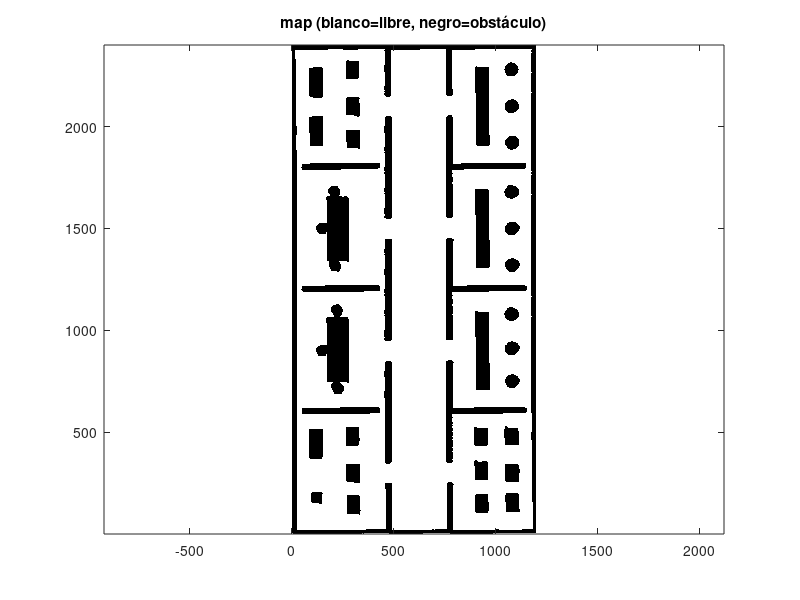

Here is the MATLAB script that generated this plot:
dt = 0.1;
T_max = 40;

robotName = 'Marvin';
laserName = 'LMS100';

goal_poses = [
    10,  10, 0;
    18,  18, pi/2;
    17,  3, pi/2;
    25,  18.5, pi;
    22,  3, 0;
    32,  16.5, pi/2;
    32,  5, pi/2;
    5.5,  5.5, pi;
];

sensor_y_offset = 0.1;

mission_params.hold_time = 5.0;      % segundos
mission_params.goal_tol  = 0.25;     % m (tolerancia para “llegué al goal”)
mission_params.th_tol    = deg2rad(20); % opcional, tolerancia angular
planner_params.hold_time = 10;   % segundos de espera en cada goal (entre segmentos)

Xmax = 40; 
Ymax = 20;

S = load('models/Factory_Map_2026_G1.mat'); % Cargar mapa de /model
fn = fieldnames(S);
bin = S.(fn{1});

% bin==0 es obstáculo  -> map: 1 libre, 0 obstáculo
map = double(bin ~= 0);

% Queremos filas = X (alto=40m) y cols = Y (ancho=20m)
if size(map,1) < size(map,2)
    map = map';     % "para" el mapa (lo pone como tu foto correcta)
end

% X=0 abajo (porque MATLAB pone fila 1 arriba)
%map = flipud(map);

planner_params.Xmax = Xmax;
planner_params.Ymax = Ymax;


figure; imagesc(map); axis equal tight; colormap gray;
title('map (blanco=libre, negro=obstáculo)');
set(gca,'YDir','normal');


ROBOT_TYPE = 'DIFFERENTIAL';
PLANNER_TYPE = 'A*';
ESTIMATOR_TYPE = 'EKF';
CONTROLLER_TYPE = 'PID';
SENSOR_TYPE = 'BEACONS';
CONTROLLER_TYPE2 = 'REACTIVE';

switch ROBOT_TYPE
    case 'DIFFERENTIAL'
        robot_params.sensor_y_offset = 0.1;
        f_robot = @differential_robot;
end

switch PLANNER_TYPE
    case 'A*'
        planner_params.resolution = 0.01;

        planner_params.origin_x = 0;     % coordenada mundo del píxel (col=cols)
        planner_params.origin_y = 0;     % coordenada mundo del píxel (row=rows)
        planner_params.debug = true;

        planner_params.lethal_radius = 0.08;   % colisión real (lo que antes era inflate_radius)
        planner_params.cost_gain     = 80; % penalización cerca de obstáculo
        planner_params.max_iterations = 3000000; % más realista que 1000
        f_planner = @a_star;                   % queda igual
end

switch CONTROLLER_TYPE
    case 'PID'
        controller_params.Kp_v = 1.5;
        controller_params.Kp_w = 1.3;
        f_controller = @ctrl_pid;
end


switch CONTROLLER_TYPE2
    case 'REACTIVE'
        % -------- Reactive (LaserData) params --------
        reactive_params.range_min = 0.05;
        reactive_params.range_max = 10.0;
        reactive_params.w_escape = 1.2;   % giro fuerte en emergencia

        % LMS100 típico: ~270° y 541 medidas (depende de xml)
        % Si no estás segura, empieza con [-pi/2, pi/2] y ajusta
        reactive_params.ang_min = -3*pi/4;
        reactive_params.ang_max =  3*pi/4;
        
        reactive_params.front_half_angle = deg2rad(35);  % +/- 20° frente
        reactive_params.side_angle       = deg2rad(100);  % costados
        
        reactive_params.d_slow = 1.30;   % empieza a reaccionar
        reactive_params.d_stop = 0.45;   % se para si está muy cerca
        
        reactive_params.v_slow = 0.15;  % velocidad "de seguridad"
        
        reactive_params.k_w = 0.9;      % giro evasivo
        
        reactive_params.v_min = -0.15;
        reactive_params.v_max = 0.6;    % ajusta a tu robot
        reactive_params.w_max = 1.8;
        
        reactive_params.d_min = 0.80;      % 0.8 distancia mínima deseada (seguridad)
        
        
        reactive_params.escape_steps = 12; % 12 pasos * dt=0.1 => 1.2s escapando
        reactive_params.v_back = -0.08;    % retroceso suave (m/s) para despegarse
        


end 
        

switch ESTIMATOR_TYPE
    case 'EKF'
        % estimator_params.Q = diag([2.2188e-05,9.6568e-07]);
        % estimator_params.R = diag([2.5018e-04,3.7769e-04]);
        estimator_params.Q = diag([2.2188e-05,9.6568e-07]);
        estimator_params.R = diag([0.1,0.1]);
        estimator_params.sensor_y_offset = sensor_y_offset;
        f_estimator = @ekf;
end

switch SENSOR_TYPE
    case 'BEACONS'
        sensor_params.beacons_pos = [
           -3.9, 3.9;
            3.9, 3.9;
        ];
        sensor_params.correction_factor = 0.02;
        f_sensors = @beacons_sensor;

end
